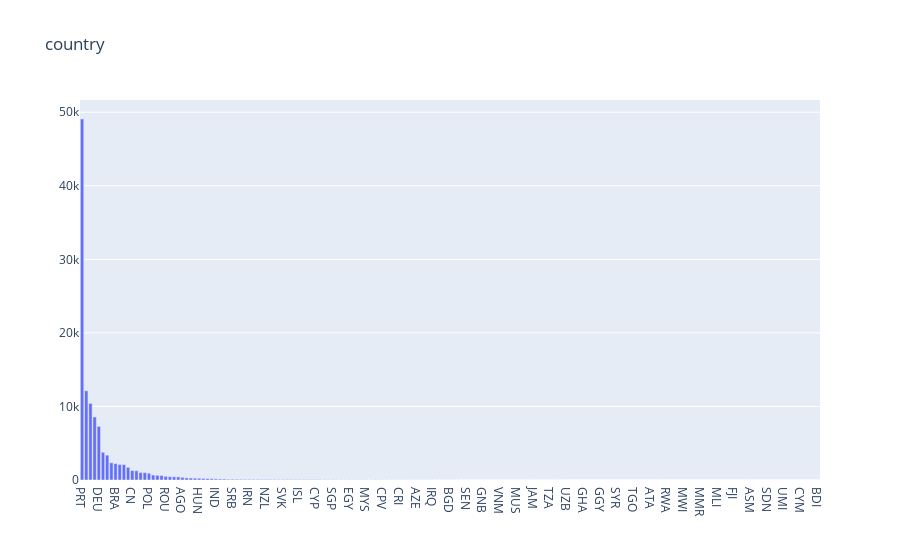

The cell this chart's notebook holds for it:
### Code cell
#宿泊客がどこの国だったかの可視化
trace=go.Bar(
                        x=df['country'].value_counts().index,
                        y=df['country'].value_counts(),
                        name='Country')
layout=go.Layout(title='country',
                                legend=dict(orientation='h'))

data=[trace]
fig=go.Figure(data,layout)
iplot(fig)

### Figure 1 — Plotly figure (JSON) as saved in the notebook; plotly's stock layout.template omitted (floating-point values rounded to 4 significant figures; data arrays with more than 128 entries replaced by an {"elided": "..."} marker saying what was removed)
{"data": [{"name": "Country", "type": "bar", "x": {"elided": "177 str values"}, "y": {"elided": "177 int values"}}], "layout": {"legend": {"orientation": "h"}, "title": {"text": "country"}}}
